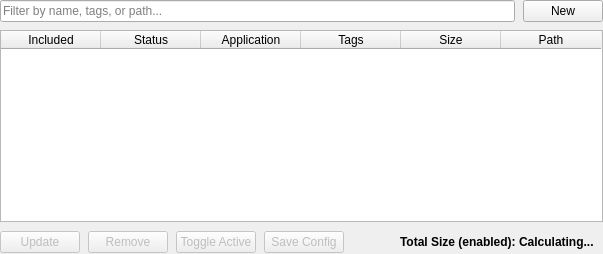
          <widget class="QWidget" name="backupContentPage">
           <layout class="QVBoxLayout" name="backupContentLayout">
            <property name="spacing">
             <number>8</number>
            </property>
            <property name="leftMargin">
             <number>0</number>
            </property>
            <property name="topMargin">
             <number>0</number>
            </property>
            <property name="rightMargin">
             <number>0</number>
            </property>
            <property name="bottomMargin">
             <number>0</number>
            </property>
            
            <item>
             <layout class="QHBoxLayout" name="backupToolbarLayout">
              <property name="spacing">
               <number>8</number>
              </property>
              <item>
               <widget class="QLineEdit" name="filterLineEdit">
                <property name="sizePolicy">
                 <sizepolicy hsizetype="Expanding" vsizetype="Fixed">
                  <horstretch>0</horstretch>
                  <verstretch>0</verstretch>
                 </sizepolicy>
                </property>
                <property name="placeholderText">
                 <string>Filter by name, tags, or path...</string>
                </property>
                <property name="clearButtonEnabled">
                 <bool>true</bool>
                </property>
               </widget>
              </item>
              <item>
               <widget class="QPushButton" name="fileGroupAddFileButton">
                <property name="sizePolicy">
                 <sizepolicy hsizetype="Minimum" vsizetype="Fixed">
                  <horstretch>0</horstretch>
                  <verstretch>0</verstretch>
                 </sizepolicy>
                </property>
                <property name="text">
                 <string>New</string>
                </property>
               </widget>
              </item>
             </layout>
            </item>
            
            <item>
             <widget class="QTableWidget" name="fileGroupFileTable">
              <property name="sizePolicy">
               <sizepolicy hsizetype="Expanding" vsizetype="Expanding">
                <horstretch>0</horstretch>
                <verstretch>1</verstretch>
               </sizepolicy>
              </property>
              <property name="dragEnabled">
               <bool>true</bool>
              </property>
              <property name="alternatingRowColors">
               <bool>true</bool>
              </property>
              <property name="selectionBehavior">
               <enum>QAbstractItemView::SelectionBehavior::SelectRows</enum>
              </property>
              <property name="sortingEnabled">
               <bool>true</bool>
              </property>
              <column>
               <property name="text">
                <string>Included</string>
               </property>
              </column>
              <column>
               <property name="text">
                <string>Status</string>
               </property>
              </column>
              <column>
               <property name="text">
                <string>Application</string>
               </property>
              </column>
              <column>
               <property name="text">
                <string>Tags</string>
               </property>
              </column>
              <column>
               <property name="text">
                <string>Size</string>
               </property>
              </column>
              <column>
               <property name="text">
                <string>Path</string>
               </property>
              </column>
             </widget>
            </item>
            
            <item>
             <layout class="QHBoxLayout" name="backupActionBarLayout">
              <property name="spacing">
               <number>8</number>
              </property>
              <item>
               <widget class="QPushButton" name="fileGroupUpdateFileButton">
                <property name="enabled">
                 <bool>false</bool>
                </property>
                <property name="text">
                 <string>Update</string>
                </property>
               </widget>
              </item>
              <item>
               <widget class="QPushButton" name="fileGroupRemoveFileButton">
                <property name="enabled">
                 <bool>false</bool>
                </property>
                <property name="text">
                 <string>Remove</string>
                </property>
               </widget>
              </item>
              <item>
               <widget class="QPushButton" name="fileGroupToggleEnabledButton">
                <property name="enabled">
                 <bool>false</bool>
                </property>
                <property name="text">
                 <string>Toggle Active</string>
                </property>
               </widget>
              </item>
              <item>
               <widget class="QPushButton" name="fileGroupSaveFilesButton">
                <property name="enabled">
                 <bool>false</bool>
                </property>
                <property name="toolTip">
                 <string>Save enable/disable changes to the configuration file (not the backup itself)</string>
                </property>
                <property name="text">
                 <string>Save Config</string>
                </property>
               </widget>
              </item>
              <item>
               <spacer name="actionBarSpacer">
                <property name="orientation">
                 <enum>Qt::Orientation::Horizontal</enum>
                </property>
                <property name="sizeHint" stdset="0">
                 <size>
                  <width>40</width>
                  <height>20</height>
                 </size>
                </property>
               </spacer>
              </item>
              <item>
               <widget class="QLabel" name="fileGroupTotalSizeLabel">
                <property name="sizePolicy">
                 <sizepolicy hsizetype="Preferred" vsizetype="Maximum">
                  <horstretch>0</horstretch>
                  <verstretch>0</verstretch>
                 </sizepolicy>
                </property>
                <property name="styleSheet">
                 <string>font-weight: bold; padding: 5px;</string>
                </property>
                <property name="text">
                 <string>Total Size (enabled): Calculating...</string>
                </property>
               </widget>
              </item>
             </layout>
            </item>
           </layout>
          </widget>
